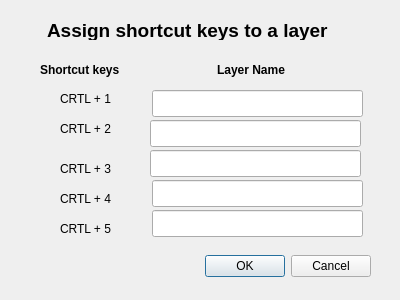
<?xml version="1.0" encoding="UTF-8"?>
<ui version="4.0">
 <class>LayerShorcutDialogBase</class>
 <widget class="QDialog" name="LayerShorcutDialogBase">
  <property name="geometry">
   <rect>
    <x>0</x>
    <y>0</y>
    <width>400</width>
    <height>300</height>
   </rect>
  </property>
  <property name="windowTitle">
   <string>Layer Shortcut</string>
  </property>
  <widget class="QDialogButtonBox" name="button_box">
   <property name="geometry">
    <rect>
     <x>30</x>
     <y>250</y>
     <width>341</width>
     <height>32</height>
    </rect>
   </property>
   <property name="orientation">
    <enum>Qt::Horizontal</enum>
   </property>
   <property name="standardButtons">
    <set>QDialogButtonBox::Cancel|QDialogButtonBox::Ok</set>
   </property>
  </widget>
  <widget class="QLabel" name="label">
   <property name="geometry">
    <rect>
     <x>217</x>
     <y>60</y>
     <width>101</width>
     <height>20</height>
    </rect>
   </property>
   <property name="font">
    <font>
     <weight>75</weight>
     <bold>true</bold>
    </font>
   </property>
   <property name="text">
    <string>Layer Name</string>
   </property>
  </widget>
  <widget class="QLabel" name="label_2">
   <property name="geometry">
    <rect>
     <x>40</x>
     <y>60</y>
     <width>101</width>
     <height>20</height>
    </rect>
   </property>
   <property name="font">
    <font>
     <weight>75</weight>
     <bold>true</bold>
    </font>
   </property>
   <property name="text">
    <string>Shortcut keys</string>
   </property>
  </widget>
  <widget class="QLabel" name="label_3">
   <property name="geometry">
    <rect>
     <x>60</x>
     <y>90</y>
     <width>68</width>
     <height>17</height>
    </rect>
   </property>
   <property name="text">
    <string>CRTL + 1</string>
   </property>
  </widget>
  <widget class="QLabel" name="label_4">
   <property name="geometry">
    <rect>
     <x>60</x>
     <y>120</y>
     <width>68</width>
     <height>17</height>
    </rect>
   </property>
   <property name="text">
    <string>CRTL + 2</string>
   </property>
  </widget>
  <widget class="QLabel" name="label_5">
   <property name="geometry">
    <rect>
     <x>60</x>
     <y>160</y>
     <width>68</width>
     <height>17</height>
    </rect>
   </property>
   <property name="text">
    <string>CRTL + 3</string>
   </property>
  </widget>
  <widget class="QLabel" name="label_6">
   <property name="geometry">
    <rect>
     <x>60</x>
     <y>190</y>
     <width>68</width>
     <height>17</height>
    </rect>
   </property>
   <property name="text">
    <string>CRTL + 4</string>
   </property>
  </widget>
  <widget class="QLabel" name="label_7">
   <property name="geometry">
    <rect>
     <x>60</x>
     <y>220</y>
     <width>68</width>
     <height>17</height>
    </rect>
   </property>
   <property name="text">
    <string>CRTL + 5</string>
   </property>
  </widget>
  <widget class="QLineEdit" name="lineEdit">
   <property name="geometry">
    <rect>
     <x>152</x>
     <y>90</y>
     <width>211</width>
     <height>27</height>
    </rect>
   </property>
  </widget>
  <widget class="QLineEdit" name="lineEdit_2">
   <property name="geometry">
    <rect>
     <x>150</x>
     <y>120</y>
     <width>211</width>
     <height>27</height>
    </rect>
   </property>
  </widget>
  <widget class="QLineEdit" name="lineEdit_3">
   <property name="geometry">
    <rect>
     <x>150</x>
     <y>150</y>
     <width>211</width>
     <height>27</height>
    </rect>
   </property>
  </widget>
  <widget class="QLineEdit" name="lineEdit_4">
   <property name="geometry">
    <rect>
     <x>152</x>
     <y>180</y>
     <width>211</width>
     <height>27</height>
    </rect>
   </property>
  </widget>
  <widget class="QLineEdit" name="lineEdit_5">
   <property name="geometry">
    <rect>
     <x>152</x>
     <y>210</y>
     <width>211</width>
     <height>27</height>
    </rect>
   </property>
  </widget>
  <widget class="QLabel" name="label_8">
   <property name="geometry">
    <rect>
     <x>47</x>
     <y>20</y>
     <width>291</width>
     <height>20</height>
    </rect>
   </property>
   <property name="font">
    <font>
     <pointsize>14</pointsize>
     <weight>75</weight>
     <bold>true</bold>
    </font>
   </property>
   <property name="text">
    <string>Assign shortcut keys to a layer</string>
   </property>
  </widget>
 </widget>
 <resources/>
 <connections>
  <connection>
   <sender>button_box</sender>
   <signal>accepted()</signal>
   <receiver>LayerShorcutDialogBase</receiver>
   <slot>accept()</slot>
   <hints>
    <hint type="sourcelabel">
     <x>20</x>
     <y>20</y>
    </hint>
    <hint type="destinationlabel">
     <x>20</x>
     <y>20</y>
    </hint>
   </hints>
  </connection>
  <connection>
   <sender>button_box</sender>
   <signal>rejected()</signal>
   <receiver>LayerShorcutDialogBase</receiver>
   <slot>reject()</slot>
   <hints>
    <hint type="sourcelabel">
     <x>20</x>
     <y>20</y>
    </hint>
    <hint type="destinationlabel">
     <x>20</x>
     <y>20</y>
    </hint>
   </hints>
  </connection>
 </connections>
</ui>
